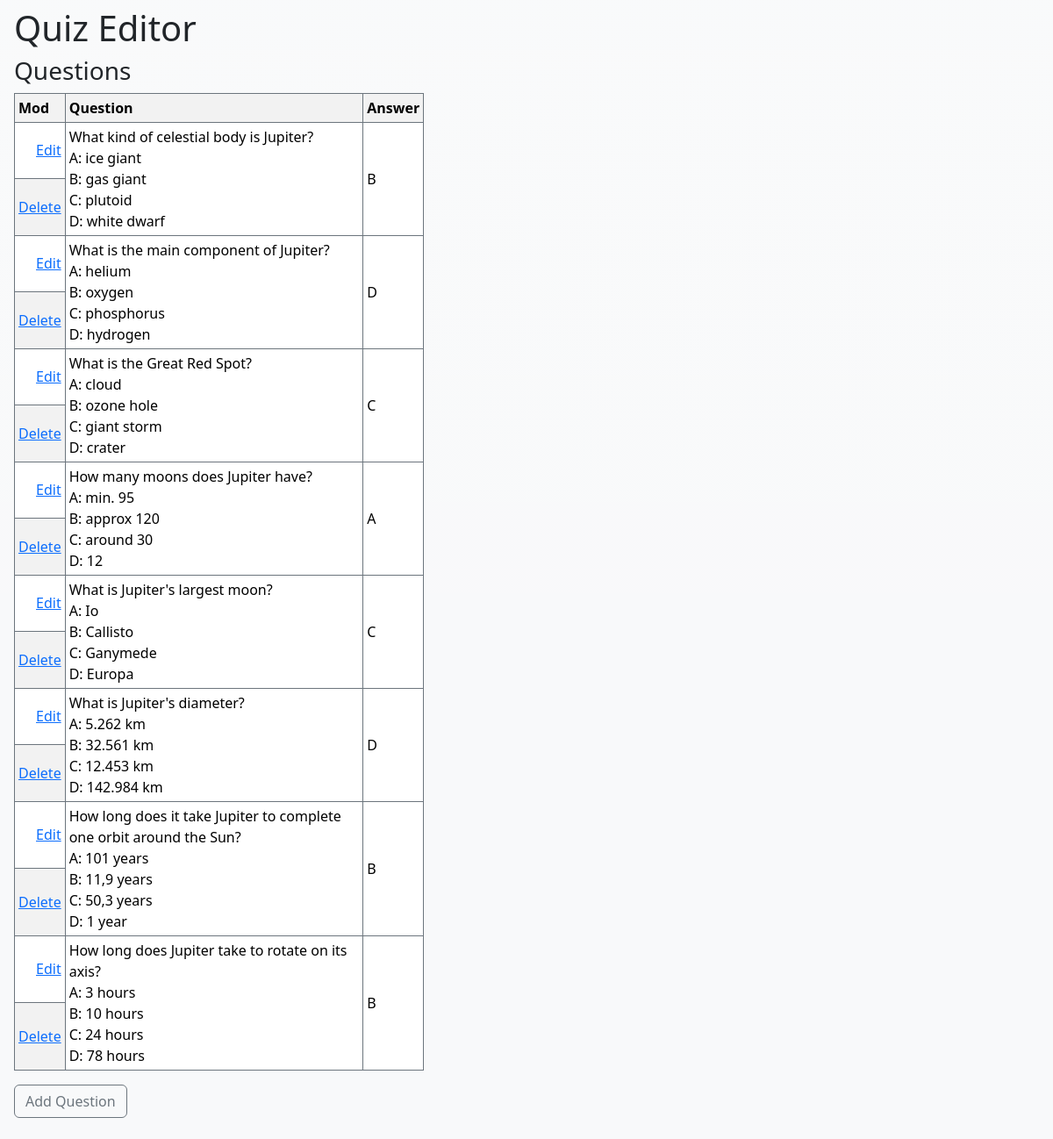
The page / on the database its author committed.
### quiz_app/models.py (models this page shows, shortened)
class Question(models.Model):
    question_text = models.CharField(max_length=255)
    correct_option = models.CharField(max_length=1)

### quiz_app/views.py (the view)
# urls.py: path("", views.index, name="index"),
def index(request):
    questions = Question.objects.all()
    return render(request, "index.html", {"questions": questions})

### quiz_app/templates/index.html (shortened to what this page needs)
<!DOCTYPE html>
<html lang="en">
  <head>
    <link
      href="https://cdn.jsdelivr.net/npm/bootstrap@5.3.2/dist/css/bootstrap.min.css"
      rel="stylesheet"
    />
  </head>
  <body class="px-3 py-2 bg-light bg-gradient">
    <h1>Quiz Editor</h1>
    <h3>Questions</h3>
    <table
      class="table table-striped table-bordered border-secondary table-sm"
      style="width: 40%"
    >
      <tr>
        <th>Mod</th>
        <th>Question</th>
        <th>Answer</th>
      </tr>
      {% for question in questions %}
      <tr>
        <td align="right" style="vertical-align: middle">
          <a href="question/update/{{ question.id }}">Edit</a>
        </td>
        <td rowspan="2" style="vertical-align: middle">
          {{ question.question_text|linebreaksbr }}
        </td>
        <td rowspan="2" style="vertical-align: middle">
          {{ question.correct_option }}
        </td>
      </tr>
      <tr>
        <td align="right" style="vertical-align: middle">
          <a href="question/delete/{{ question.id }}">Delete</a>
        </td>
      </tr>
      {% endfor %}
    </table>
    <p>
      <button
        type="button"
        class="btn btn-outline-secondary"
        onclick="window.location.href='question/add'"
      >
        Add Question
      </button>
    </p>
  </body>
</html>

### rows shown on the page
Question: question_text "What kind of celestial body is Jupiter? A: ice giant B: gas giant C: plutoid D: white dwarf", correct_option "B"
Question: question_text "What is the main component of Jupiter? A: helium B: oxygen C: phosphorus D: hydrogen", correct_option "D"
Question: question_text "What is the Great Red Spot? A: cloud B: ozone hole C: giant storm D: crater", correct_option "C"
Question: question_text "How many moons does Jupiter have? A: min. 95 B: approx 120 C: around 30 D: 12", correct_option "A"
Question: question_text "What is Jupiter's largest moon? A: Io B: Callisto C: Ganymede D: Europa", correct_option "C"
Question: question_text "What is Jupiter's diameter? A: 5.262 km B: 32.561 km C: 12.453 km D: 142.984 km", correct_option "D"
Question: question_text "How long does it take Jupiter to complete one orbit around the Sun? A: 101 years B: 11,9 years C: 50,3 years D: 1 year", correct_option "B"
Question: question_text "How long does Jupiter take to rotate on its axis? A: 3 hours B: 10 hours C: 24 hours D: 78 hours", correct_option "B"
